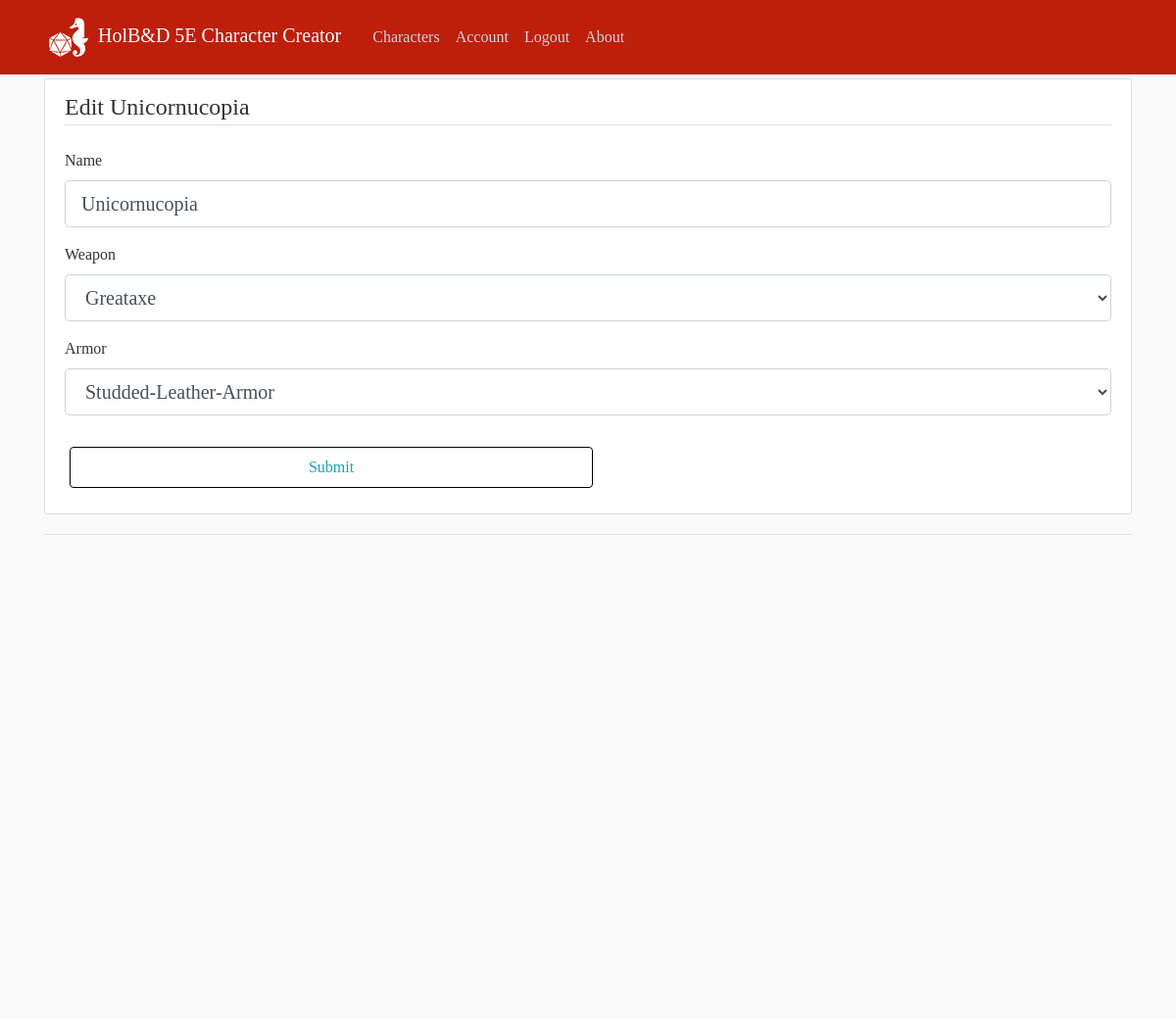
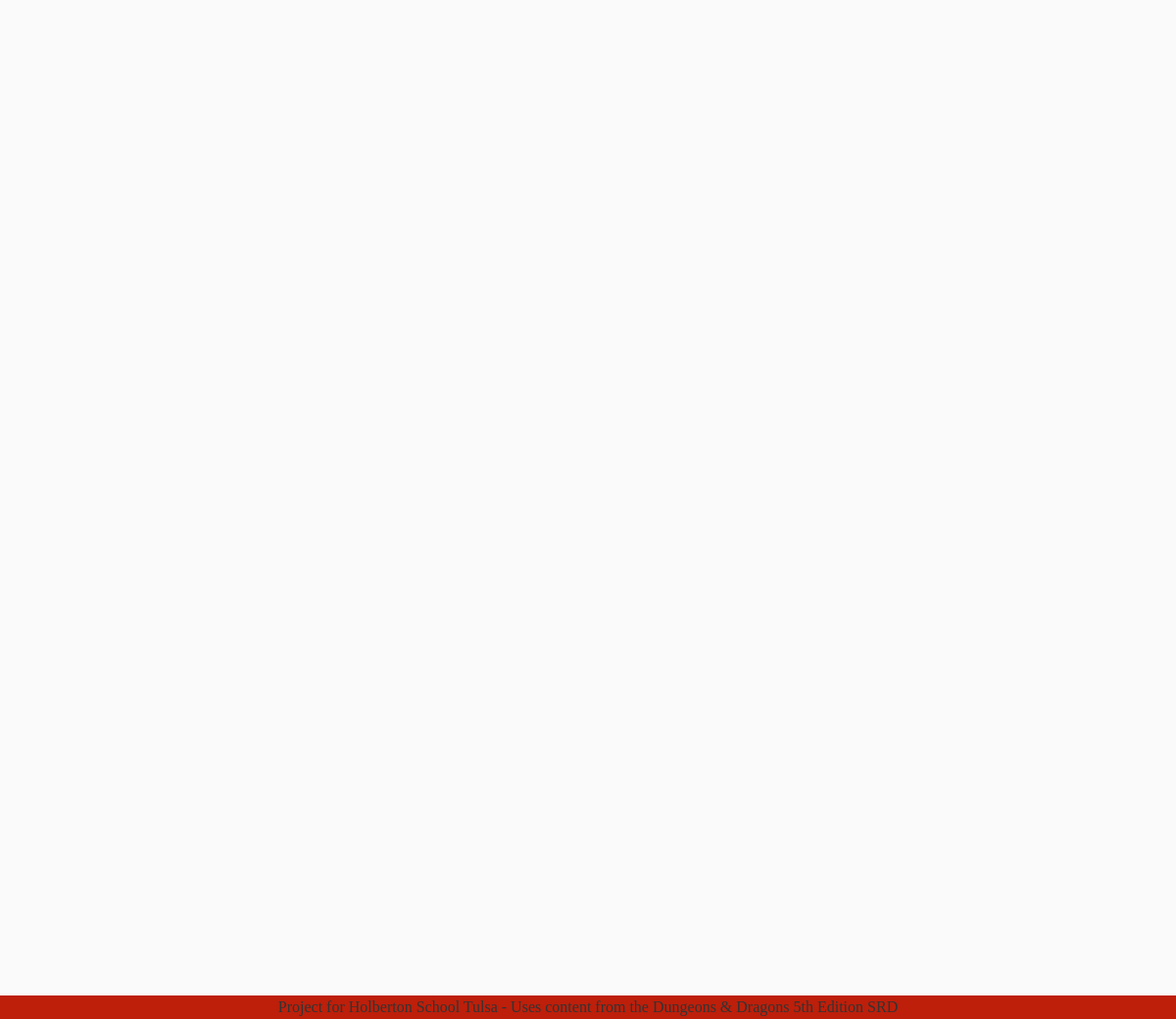
/9bdde104/edit_character (signed in), run on the app's committed database (2 pictures, top to bottom).
### creator/models.py (models this page shows, shortened)
class Character(db.Model):
    id = db.Column(db.String(8), primary_key=True, autoincrement=False)
    name = db.Column(db.String(30))
    stat1 = db.Column(db.Integer)
    stat2 = db.Column(db.Integer)
    stat3 = db.Column(db.Integer)
    stat4 = db.Column(db.Integer)
    stat5 = db.Column(db.Integer)
    stat6 = db.Column(db.Integer)
    date_created = db.Column(db.DateTime, nullable=False, default=datetime.utcnow)
    strength = db.Column(db.Integer)
    dexterity = db.Column(db.Integer)
    constitution = db.Column(db.Integer)
    intelligence = db.Column(db.Integer)
    wisdom = db.Column(db.Integer)
    charisma = db.Column(db.Integer)
    ancestry = db.Column(db.String(20), nullable=False)
    heroic_class = db.Column(db.String(20), nullable=False)
    subclass = db.Column(db.String(20))
    pact_boon = db.Column(db.String(20))
    level = db.Column(db.Integer, nullable=False, default=1)
    hp1 = db.Column(db.Integer)
    hp2 = db.Column(db.Integer)
    hp3 = db.Column(db.Integer)
    hp4 = db.Column(db.Integer)
    hp5 = db.Column(db.Integer)
    hp6 = db.Column(db.Integer)
    hp7 = db.Column(db.Integer)
    hp8 = db.Column(db.Integer)
    hp9 = db.Column(db.Integer)
    hp10 = db.Column(db.Integer)
    hp11 = db.Column(db.Integer)
    hp12 = db.Column(db.Integer)
    hp13 = db.Column(db.Integer)
    hp14 = db.Column(db.Integer)
    hp15 = db.Column(db.Integer)
    hp16 = db.Column(db.Integer)
    hp17 = db.Column(db.Integer)
    hp18 = db.Column(db.Integer)
    hp19 = db.Column(db.Integer)
    hp20 = db.Column(db.Integer)
    weapon = db.Column(db.String(20))
    armor = db.Column(db.String(20))
    user_id = db.Column(db.Integer, db.ForeignKey('user.id'), nullable=False)

### creator/characters/routes.py (the view)
@characters.route('/<string:character_id>/edit_character', methods=['GET', 'POST'])
def edit_character(character_id):
    if current_user.is_authenticated:
        character = Character.query.get(character_id)
        if character.player != current_user:
            flash(f"{character.name} doesn't belong to you!")
            return redirect(url_for('characters.my_characters'))
        else:
            form = EditCharacterForm()
            if form.validate_on_submit():
                character.name = form.name.data
                character.weapon = form.weapon.data
                character.armor = form.armor.data
                db.session.commit()
                flash(f'{character.name} has been updated!', 'success')
                return redirect(url_for('characters.character_sheet',
                                        character_id=character.id))
            elif request.method == 'GET':
                form.name.data = character.name
                form.weapon.data = character.weapon
                form.armor.data = character.armor
    else:
        flash('Please login', 'danger')
        return redirect(url_for('users.login'))
    return render_template('edit_character.html', title=f'Edit {character.name}',
                           form=form, character=character)

### creator/characters/forms.py
class EditCharacterForm(FlaskForm):
    name = StringField('Name', validators=[DataRequired()])
    weapon = SelectField('Weapon', choices=[
        '-Please Choose-', 'Battleaxe', 'Club', 'Crossbow-Light', 'Dagger',
        'Flail', 'Glaive', 'Greataxe',  'Greatclub', 'Greatsword', 'Halberd',
        'Longbow', 'Longsword', 'Mace', 'Maul', 'Rapier', 'Quarterstaff',
        'Scimitar', 'Shortbow', 'Shortsword', 'Spear'
    ], validators=[DataRequired()])
    armor = SelectField('Armor', choices=[
        '-Please Choose-', 'Padded-Armor', 'Leather-Armor', 'Studded-Leather-Armor',
        'Hide-Armor', 'Chain-Shirt', 'Scale-Mail', 'Breastplate',
        'Half-Plate-Armor', 'Ring-Mail', 'Chain-Mail', 'Splint-Armor', 'Plate-Armor'
    ], validators=[DataRequired()])
    submit = SubmitField('Submit')

### creator/models.py (called while the page is built)
@login_manager.user_loader
def load_user(user_id):
    return User.query.get(str(user_id))

### creator/templates/edit_character.html (shortened to what this page needs)
{% extends "layout.html" %}
{% block content %}
<div class="content-section">
    <form method="POST" action="">
        <fieldset class="form-group">
            <legend class="border-bottom mb-4">Edit {{ character.name  }}</legend>
            <div class="form-group">
                {{ form.name.label(class="form-control-label") }}
                {% if form.name.errors %}
                    {{ form.name(class="form-control form-control-lg is-invalid") }}
                    <div class="invalid-feedback">
                        {% for error in form.name.errors %}
                            <span>{{ error }}</span>
                        {% endfor %}
                    </div>
                {% else %}
                    {{ form.name(class="form-control form-control-lg") }}
                {% endif %}
            </div>
            <div class="form-group">
                {{ form.weapon.label(class="form-control-label") }}
                {% if form.weapon.errors %}
                    {{ form.weapon(class="form-control form-control-lg is-invalid") }}
                    <div class="invalid-feedback">
                        {% for error in form.weapon.errors %}
                            <span>{{ error }}</span>
                        {% endfor %}
                    </div>
                {% else %}
                    {{ form.weapon(class="form-control form-control-lg") }}
                {% endif %}
            </div>
            <div class="form-group">
                {{ form.armor.label(class="form-control-label") }}
                {% if form.armor.errors %}
                    {{ form.armor(class="form-control form-control-lg is-invalid") }}
                    <div class="invalid-feedback">
                        {% for error in form.armor.errors %}
                            <span>{{ error }}</span>
                        {% endfor %}
                    </div>
                {% else %}
                    {{ form.armor(class="form-control form-control-lg") }}
                {% endif %}
            </div>
        </fieldset>
        <div class="form-group">
            {{ form.submit(class="btn btn-outline-info") }}
        </div>
    </form>
</div>
<div class="border-top pt-3"></div>
{% endblock content %}

### creator/static/main.css (style rules this page uses)
body { background: #fafafa; color: #333333; margin-top: 5rem; height: 2000px; font-family: serif; }
.content-section { background: #ffffff; padding: 10px 20px; border: 1px solid #dddddd; border-radius: 3px; margin-bottom: 20px; }

### creator/static/home.css (style rules this page uses)
.btn { flex-grow: 1; width: 50%; margin-left: 5px; text-align: center; padding: 8px; border: 1px solid black; }

### data on the page
Character: name "Unicornucopia", weapon "Greataxe", armor "Studded-Leather-Armor"
